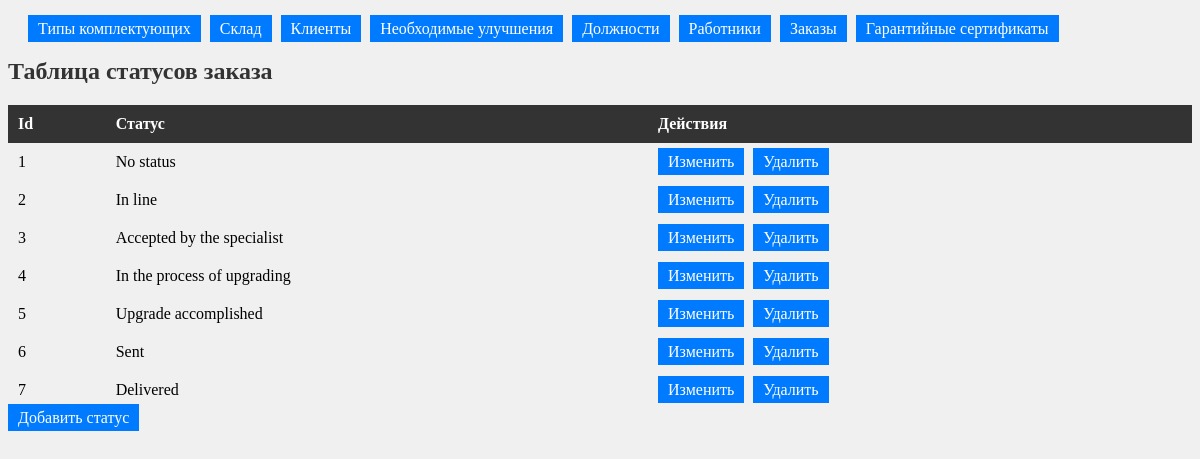
Screenshot of /server/php/tables/index_order_status.php with the database file from the repository.
### tables this page shows
create table IF NOT EXISTS order_status (
  id_order_status int AUTO_INCREMENT,
  status varchar (40) NOT NULL,
  PRIMARY KEY (id_order_status)
);

### server/php/tables/index_order_status.php (the view, shortened to what this page needs)
<!DOCTYPE html>
<html lang="en">
<head>
    <link rel="stylesheet" href="../styles/styles.css">
</head>
<body>
    <div class="container">
        <div class="buttons">
            <a class='button' href="index_type.php">Типы комплектующих</a>
            <a class='button' href="index_stock.php">Склад</a>
            <a class='button' href="index_client.php">Клиенты</a>
            <a class='button' href="index_improve.php">Необходимые улучшения</a>
            <a class='button' href="index_position.php">Должности</a>
            <a class='button' href="index_employee.php">Работники</a>
            <a class='button' href="index.php">Заказы</a>
            <a class='button' href="index_warranty.php">Гарантийные сертификаты</a>
        </div>
        <h1>Таблица статусов заказа</h1>
        <table>
            <thead>
                <tr>
                    <th>Id</th>
                    <th>Статус</th>
                    <th>Действия</th>
                </tr>
            </thead>
            <tbody>
                <?php
                    include("../config.php");
                    $result = mysqli_query($conn, "SELECT * FROM order_status");
                    while($row = mysqli_fetch_array($result)){
                        echo "<tr>
                                <td>{$row['id_order_status']}</td>
                                <td>{$row['status']}</td>
                                <td>
                                    <a class='button' href='../update/update_order.php?id={$row['id_order_status']}'>Изменить</a>
                                    <a class='button' href='../delete/delete_order.php?id={$row['id_order_status']}'>Удалить</a>
                                </td>
                            </tr>";
                    }
                ?>
            </tbody>
        </table>
    </div>
    <a class='button' href="../create/add_order.php">Добавить статус</a>
</body>
</html>

### server/php/styles/styles.css (style rules this page uses)
div.buttons { margin: 20px; }
h1 { color: #333; font-size: 24px; }
table { width: 100%; border-collapse: collapse; margin-top: 20px; }
thead tr { background-color: #333; color: #fff; }
td, th { padding: 10px; text-align: left; }
.button { padding: 5px 10px; background-color: #007bff; color: #fff; text-decoration: none; border: none; margin-right: 5px; }

### rows the page displays
order_status: id_order_status "1", status "No status"
order_status: id_order_status "2", status "In line"
order_status: id_order_status "3", status "Accepted by the specialist"
order_status: id_order_status "4", status "In the process of upgrading"
order_status: id_order_status "5", status "Upgrade accomplished"
order_status: id_order_status "6", status "Sent"
order_status: id_order_status "7", status "Delivered"
